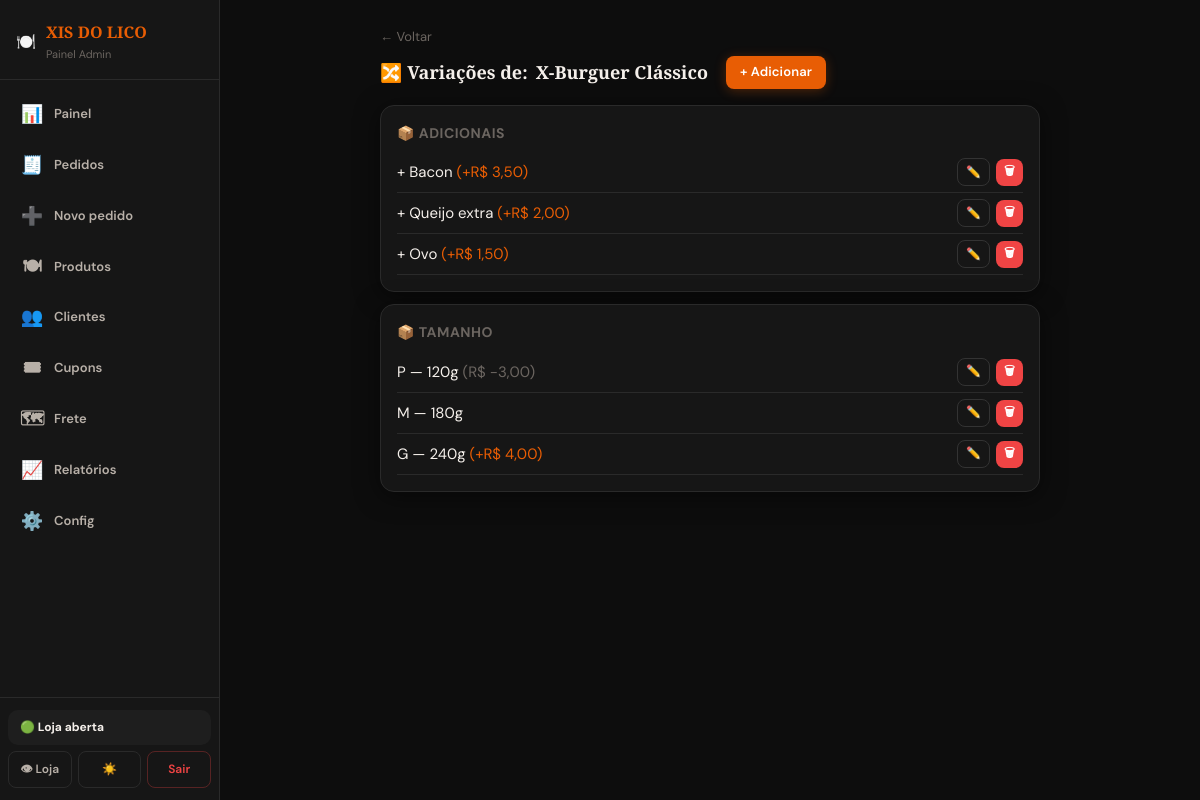
/admin/variacoes.php?produto_id=1 (signed in), run on the app's committed database.
### tables this page shows
CREATE TABLE `config` (
  `id` int(11) NOT NULL DEFAULT 1,
  `nome_restaurante` varchar(255) NOT NULL DEFAULT 'XIS DO LICO',
  `descricao` text DEFAULT NULL,
  `whatsapp` varchar(20) NOT NULL DEFAULT '5551999999999',
  `endereco` varchar(255) DEFAULT NULL,
  `horario` varchar(255) DEFAULT NULL,
  `taxa_entrega` decimal(10,2) NOT NULL DEFAULT 5.00,
  `pedido_minimo` decimal(10,2) NOT NULL DEFAULT 20.00,
  `tempo_entrega` varchar(100) DEFAULT NULL,
  `logo_emoji` varchar(10) NOT NULL DEFAULT '?',
  `aberto` tinyint(4) NOT NULL DEFAULT 1,
  `pix_chave` varchar(255) DEFAULT NULL,
  `pix_tipo` enum('cpf','cnpj','email','telefone','aleatoria') DEFAULT 'aleatoria',
  `pix_nome` varchar(255) DEFAULT NULL,
  `promo_ativa` tinyint(4) NOT NULL DEFAULT 0,
  `promo_titulo` varchar(255) DEFAULT '? Promoção relâmpago!',
  `promo_desconto` int(11) NOT NULL DEFAULT 10,
  `promo_fim` datetime DEFAULT NULL,
  `modo_pico` tinyint(4) NOT NULL DEFAULT 0,
  `pico_tempo` varchar(100) DEFAULT '60-80 min',
  `loja_slug` varchar(100) DEFAULT 'xis-do-lico',
  `cor_primaria` varchar(7) DEFAULT '#e85d04',
  `fidelidade_ativo` tinyint(4) NOT NULL DEFAULT 0,
  `fidelidade_pedidos` int(11) NOT NULL DEFAULT 5,
  `fidelidade_desconto` int(11) NOT NULL DEFAULT 10,
  `horario_auto` tinyint(4) NOT NULL DEFAULT 0,
  `horario_abre` varchar(5) DEFAULT '11:00',
  `horario_fecha` varchar(5) DEFAULT '23:00',
  `dias_funcionamento` varchar(50) DEFAULT '1,2,3,4,5,6',
  `tempo_preparo_base` int(11) NOT NULL DEFAULT 30,
  `tempo_preparo_por_pedido` int(11) NOT NULL DEFAULT 5,
  `frete_por_zona` tinyint(4) NOT NULL DEFAULT 0,
  `whatsapp_offline_msg` text DEFAULT NULL,
  `mp_access_token` varchar(255) DEFAULT NULL,
  `logo` varchar(255) DEFAULT NULL
);

CREATE TABLE `produtos` (
  `id` int(11) NOT NULL,
  `categoria_id` int(11) NOT NULL,
  `nome` varchar(255) NOT NULL,
  `descricao` text DEFAULT NULL,
  `preco` decimal(10,2) NOT NULL,
  `preco_antigo` decimal(10,2) DEFAULT NULL,
  `preco_original` decimal(10,2) DEFAULT NULL,
  `emoji` varchar(10) DEFAULT NULL,
  `imagem` varchar(500) DEFAULT NULL,
  `destaque` tinyint(4) NOT NULL DEFAULT 0,
  `mais_vendido` tinyint(4) NOT NULL DEFAULT 0,
  `disponivel` tinyint(4) NOT NULL DEFAULT 1,
  `ordem` int(11) NOT NULL DEFAULT 0,
  `total_vendido` int(11) NOT NULL DEFAULT 0
);

CREATE TABLE `produto_variacoes` (
  `id` int(11) NOT NULL,
  `produto_id` int(11) NOT NULL,
  `grupo` varchar(100) NOT NULL,
  `nome` varchar(100) NOT NULL,
  `preco_extra` decimal(10,2) NOT NULL DEFAULT 0.00,
  `disponivel` tinyint(4) NOT NULL DEFAULT 1
);

### includes/funcoes.php (called while the page is built, shortened)
<?php
function h($s){ return htmlspecialchars((string)$s, ENT_QUOTES, 'UTF-8'); }
function formatar_dinheiro($v){ return 'R$ ' . number_format($v, 2, ',', '.'); }

### admin/variacoes.php (the view, shortened to what this page needs)
<?php
require_once __DIR__ . '/../config/db.php';
require_once __DIR__ . '/../includes/funcoes.php';
$produtoId = (int)($_GET['produto_id'] ?? $_POST['produto_id'] ?? 0);
$produto = $produtoId ? $pdo->prepare("SELECT * FROM produtos WHERE id=?") : null;
if ($produto) { $produto->execute([$produtoId]); $produto = $produto->fetch(); }
$variacoes = $produtoId ? $pdo->prepare("SELECT * FROM produto_variacoes WHERE produto_id=? ORDER BY grupo,id") : null;
if ($variacoes) { $variacoes->execute([$produtoId]); $variacoes = $variacoes->fetchAll(); }
?>
<!DOCTYPE html>
<html lang="pt-BR" data-theme="dark">
<head>
<link rel="stylesheet" href="../assets/css/style.css">
</head>
<body>
<?php include __DIR__ . '/nav.php'; ?>
<div class="admin-wrap" style="max-width:700px">
  <?php if (!$produto): ?>
  <div class="card"><div class="section-title">Variações de produtos</div>
    <p style="margin-bottom:16px">Selecione um produto para gerenciar suas variações (tamanhos, adicionais, etc).</p>
    <form method="GET" style="display:flex;gap:10px">
      <select name="produto_id" class="form-control">
        <option value="">-- Escolha um produto --</option>
        <?php foreach ($pdo->query("SELECT id,nome FROM produtos ORDER BY nome") as $p): ?>
          <option value="<?=$p['id']?>"><?= h($p['nome']) ?></option>
        <?php endforeach; ?>
      </select>
      <button type="submit" class="btn btn-primary">Ver variações</button>
    </form>
  </div>
  <?php else: ?>
  <a href="variacoes.php" style="font-size:13px;color:var(--muted)">← Voltar</a>
  <div class="section-title" style="margin-top:8px">
    🔀 Variações de: <strong><?= h($produto['nome']) ?></strong>
    <a href="variacoes.php?produto_id=<?=$produtoId?>&edit=0" class="btn btn-primary" style="padding:6px 14px;font-size:13px;margin-left:10px">+ Adicionar</a>
  </div>
  <?php $grupoAtual = null; foreach ($variacoes as $v): if ($v['grupo'] !== $grupoAtual): ?>
    <?php if ($grupoAtual !== null) echo '</div>'; $grupoAtual = $v['grupo']; ?>
    <div class="card mb-3">
    <div style="font-weight:700;font-size:14px;color:var(--muted);margin-bottom:8px;text-transform:uppercase;letter-spacing:.5px">📦 <?= h($v['grupo']) ?></div>
  <?php endif; ?>
    <div style="display:flex;justify-content:space-between;align-items:center;padding:6px 0;border-bottom:1px solid var(--border)">
      <span><?= h($v['nome']) ?> <?= $v['preco_extra'] != 0 ? '<span style="color:'.($v['preco_extra']>0?'var(--primary)':'var(--muted').'">('.($v['preco_extra']>0?'+':'').formatar_dinheiro((float)$v['preco_extra']).')</span>' : '' ?></span>
      <span style="display:flex;gap:6px">
        <a href="variacoes.php?produto_id=<?=$produtoId?>&edit=<?=$v['id']?>" class="btn btn-outline" style="padding:3px 8px;font-size:12px">✏️</a>
        <form method="POST" style="display:inline" onsubmit="return confirm('Remover?')">
          <button type="submit" class="btn btn-danger" style="padding:3px 8px;font-size:12px">🗑</button>
        </form>
      </span>
    </div>
  <?php endforeach; if ($grupoAtual !== null) echo '</div>'; ?>
  <?php endif; ?>
</div>
<?php include __DIR__ . '/nav_end.php'; ?>
</body></html>

### admin/nav.php (shortened to what this page needs)
<?php
$paginaAtual = basename($_SERVER['PHP_SELF']);
$config = isset($pdo) ? $pdo->query("SELECT nome_restaurante, aberto FROM config WHERE id=1")->fetch() : ['nome_restaurante'=>'Cardápio','aberto'=>1];
$links = [
  ['dashboard.php',  '📊', 'Painel'],
  ['pedidos.php',    '🧾', 'Pedidos'],
  ['novo_pedido.php','➕', 'Novo pedido'],
  ['produtos.php',   '🍽', 'Produtos'],
  ['clientes.php',   '👥', 'Clientes'],
  ['cupons.php',     '🎟', 'Cupons'],
  ['zonas_entrega.php','🗺','Frete'],
  ['relatorios.php', '📈', 'Relatórios'],
  ['configuracoes.php','⚙️','Config'],
];
?>
<aside class="sidebar" id="sidebar">
  <a href="dashboard.php" class="sidebar-brand">
    🍽️ <div><div><span><?= htmlspecialchars($config['nome_restaurante'] ?: 'Cardápio') ?></span></div><small>Painel Admin</small></div>
  </a>
  <nav class="sidebar-nav">
    <?php foreach($links as [$href,$icon,$label]): ?>
      <a href="<?= $href ?>" class="s-link <?= basename($href)===$paginaAtual?'active':'' ?>">
        <span class="s-icon"><?= $icon ?></span><?= $label ?>
      </a>
    <?php endforeach; ?>
  </nav>
  <div class="sidebar-footer">
    <div class="sidebar-status">
      <span><?= $config['aberto'] ? '🟢 Loja aberta' : '🔴 Loja fechada' ?></span>
    </div>
    <div class="sidebar-footer-btns">
      <a href="../index.php" target="_blank">👁 Loja</a>
      <button id="darkToggle" aria-label="Alternar tema">🌙</button>
      <a href="logout.php" class="btn-sair">Sair</a>
    </div>
  </div>
</aside>
<div class="admin-layout">

### assets/css/style.css (style rules this page uses)
*, *::before, *::after { box-sizing: border-box; margin: 0; padding: 0; }
:root { --primary: #e85d04; --primary-dark: #c44d02; --gold: #d4a843; --gold-light: #f0c96e; --bg: #0d0d0d; --surface: #161616; --surface2: #1e1e1e; --border: #2a2a2a; --border-light: #333; --text: #f5f0eb; --text-soft: #b8b0a8; --muted: #6b6560; --success: #22c55e; --danger: #ef4444; --warning: #f59e0b; --radius: 14px; --radius-sm: 8px; --radius-lg: 20px; --shadow: 0 4px 24px rgba(0,0,0,.5); --shadow-glow: 0 0 0 1px rgba(212,168,67,.15), 0 8px 32px rgba(0,0,0,.6); --font-display: 'Playfair Display', Georgia, serif; --font-body: 'DM Sans', system-ui, sans-serif; }
html { scroll-behavior: smooth; }
body { font-family: var(--font-body); background: var(--bg); color: var(--text); font-size: 15px; line-height: 1.6; min-height: 100vh; }
a { color: inherit; text-decoration: none; }
.admin-wrap { max-width: 1100px; margin: 0 auto; padding: 24px 20px 60px; }
.btn { display: inline-flex; align-items: center; justify-content: center; gap: 7px; padding: 11px 22px; border-radius: var(--radius-sm); border: none; cursor: pointer; font-size: 14px; font-weight: 600; font-family: var(--font-body); transition: all .18s cubic-bezier(.4,0,.2,1); text-decoration: none; letter-spacing: .01em; white-space: nowrap; }
.btn-primary { background: var(--primary); color: #fff; box-shadow: 0 2px 12px rgba(232,93,4,.3); }
.btn-outline { background: transparent; color: var(--text); border: 1.5px solid var(--border-light); }
.btn-danger { background: var(--danger); color: #fff; }
.card { background: var(--surface); border: 1px solid var(--border); border-radius: var(--radius); padding: 20px; box-shadow: var(--shadow); }
.section-title { font-family: var(--font-display); font-size: 18px; font-weight: 700; margin-bottom: 16px; display: flex; align-items: center; gap: 8px; }
.mb-3 { margin-bottom:.75rem }
.card { background: var(--surface, #fff); border: 1px solid var(--border, #e0e0e0); border-radius: var(--radius, 14px); padding: 16px; }
.btn-danger { background: var(--danger, #ef4444); color: #fff; border: none; }
.admin-layout .admin-wrap { padding-top:24px }

### admin/nav.php (style rules this page uses)
:root { --sidebar:220px }
.sidebar { position:fixed;top:0;left:0;height:100vh;width:var(--sidebar); background:var(--surface);border-right:1px solid var(--border); display:flex;flex-direction:column;z-index:200; transition:transform .25s cubic-bezier(.4,0,.2,1); }
.sidebar-brand { display:flex;align-items:center;gap:10px;padding:20px 16px 16px; font-family:var(--font-display);font-size:16px;font-weight:700;color:var(--text); border-bottom:1px solid var(--border);text-decoration:none;flex-shrink:0; }
.sidebar-brand span { color:var(--primary) }
.sidebar-brand small { display:block;font-size:11px;font-weight:400;color:var(--muted);font-family:var(--font-body) }
.sidebar-nav { flex:1;overflow-y:auto;padding:10px 8px; }
.s-link { display:flex;align-items:center;gap:10px;padding:10px 12px;border-radius:10px; font-size:13px;font-weight:600;color:var(--text-soft);text-decoration:none; transition:all .15s;margin-bottom:2px;white-space:nowrap; }
.s-link .s-icon { font-size:18px;width:24px;text-align:center;flex-shrink:0 }
.sidebar-footer { padding:12px 8px;border-top:1px solid var(--border);display:flex;flex-direction:column;gap:6px }
.sidebar-status { display:flex;align-items:center;justify-content:space-between;padding:8px 12px;background:var(--surface2);border-radius:10px;font-size:12px;font-weight:700 }
.sidebar-footer-btns { display:flex;gap:6px }
.sidebar-footer-btns a,.sidebar-footer-btns button { flex:1;text-align:center;padding:8px 6px;border-radius:8px;font-size:12px;font-weight:600;cursor:pointer;font-family:var(--font-body);text-decoration:none;border:1.5px solid var(--border);background:transparent;color:var(--text-soft);transition:all .15s }
.sidebar-footer-btns .btn-sair { border-color:rgba(239,68,68,.3);color:var(--danger) }
.admin-layout { margin-left:var(--sidebar);min-height:100vh }

### data on the page
config: nome_restaurante "XIS DO LICO"
produtos: nome "X-Burguer Clássico"
produto_variacoes: grupo "ADICIONAIS", nome "+ Bacon", preco_extra "R$ 3,50"
produto_variacoes: nome "+ Queijo extra", preco_extra "R$ 2,00"
produto_variacoes: nome "+ Ovo", preco_extra "R$ 1,50"
produto_variacoes: grupo "TAMANHO", nome "P — 120g", preco_extra "R$ -3,00"
produto_variacoes: nome "M — 180g"
produto_variacoes: nome "G — 240g", preco_extra "R$ 4,00"

### other printed values
$icon "📊"
$label "Painel"
$icon "🧾"
$label "Pedidos"
$icon "➕"
$label "Novo pedido"
$icon "🍽"
$label "Produtos"
$icon "👥"
$label "Clientes"
$icon "🎟"
$label "Cupons"
$icon "🗺"
$label "Frete"
$icon "📈"
